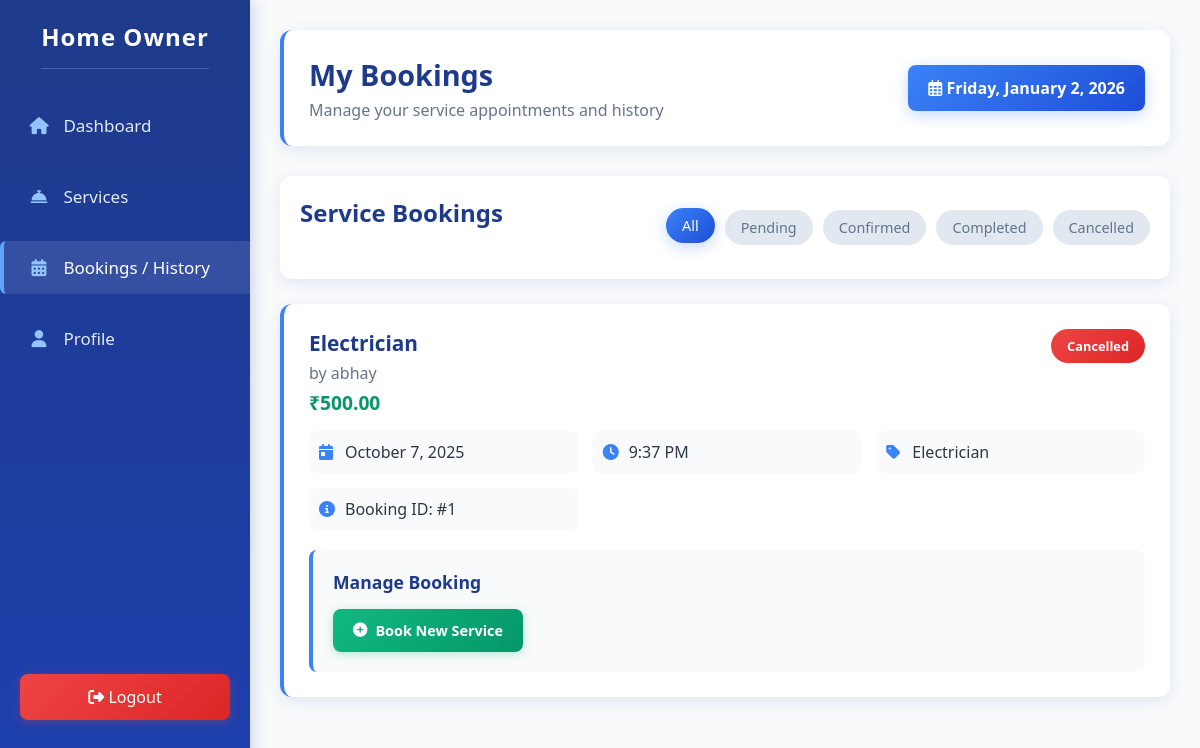
Screenshot of /user/home_owner/bookings.php (signed in) with the database file from the repository.
### tables this page shows
CREATE TABLE `bookings` (
  `id` int(11) NOT NULL,
  `user_id` int(11) NOT NULL,
  `service_provider_id` varchar(50) NOT NULL,
  `date` date NOT NULL,
  `time` time NOT NULL,
  `status` varchar(20) NOT NULL,
  `notes` varchar(500) NOT NULL
);

CREATE TABLE `service_provider` (
  `id` varchar(30) NOT NULL,
  `user_name` varchar(25) DEFAULT NULL,
  `email` varchar(25) DEFAULT NULL,
  `password` varchar(25) DEFAULT NULL,
  `description` varchar(500) DEFAULT NULL,
  `file` varchar(150) DEFAULT NULL,
  `photo` varchar(150) DEFAULT NULL,
  `status` varchar(10) NOT NULL,
  `category` varchar(100) NOT NULL,
  `per` varchar(20) NOT NULL,
  `title` varchar(50) NOT NULL,
  `service_description` varchar(500) NOT NULL,
  `area` varchar(250) NOT NULL,
  `rate` double NOT NULL
);

### user/home_owner/bookings.php (the view, shortened to what this page needs)
<?php
    include '../../include/conn/conn.php';
    $user_id = $_SESSION['user']['id'];
    $status_filter = isset($_GET['status']) ? $_GET['status'] : 'all';
    if ($status_filter === 'all') {
        $bookings_query = "
            SELECT b.*, sp.user_name as provider_name, sp.title as service_title, sp.category, sp.rate, sp.photo
            FROM bookings b
            JOIN service_provider sp ON b.service_provider_id = sp.id
            WHERE b.user_id = $user_id
            ORDER BY b.date DESC, b.time DESC
        ";
    }
    $bookings_result = mysqli_query($conn, $bookings_query);
?>
<!DOCTYPE html>
<html lang="en">
<head>
    <link rel="stylesheet" href="../../include/css/user_dashboard.css">
    <link rel="stylesheet" href="https://cdnjs.cloudflare.com/ajax/libs/font-awesome/6.4.0/css/all.min.css">
</head>
<body>
    <div class="sidebar">
        <h3>Home Owner</h3>
        <div class="sidebar-nav">
            <a href="dashboard.php"><i class="fas fa-home"></i> <span>Dashboard</span></a>
            <a href="services.php"><i class="fas fa-concierge-bell"></i> <span>Services</span></a>
            <a href="#" class="active"><i class="fas fa-calendar-alt"></i> <span>Bookings / History</span></a>
            <a href="profile.php"><i class="fas fa-user"></i> <span>Profile</span></a>
        </div>
        <form action="" method="post">
            <button type="submit" class="logout-btn" name="logout"><i class="fas fa-sign-out-alt"></i> <span>Logout</span></button>
        </form>
    </div>
    <div class="main-content">
        <div class="header">
            <div class="welcome">
                <h1>My Bookings</h1>
                <p>Manage your service appointments and history</p>
            </div>
            <div class="date-display">
                <i class="far fa-calendar-alt"></i> <?php echo date("l, F j, Y"); ?>
            </div>
        </div>
        <div class="bookings-header">
            <h2>Service Bookings</h2>
            <div class="filters">
                <a href="?status=all" class="filter-btn <?php echo $status_filter === 'all' ? 'active' : ''; ?>">All</a>
                <a href="?status=pending" class="filter-btn <?php echo $status_filter === 'pending' ? 'active' : ''; ?>">Pending</a>
                <a href="?status=confirmed" class="filter-btn <?php echo $status_filter === 'confirmed' ? 'active' : ''; ?>">Confirmed</a>
                <a href="?status=completed" class="filter-btn <?php echo $status_filter === 'completed' ? 'active' : ''; ?>">Completed</a>
                <a href="?status=cancelled" class="filter-btn <?php echo $status_filter === 'cancelled' ? 'active' : ''; ?>">Cancelled</a>
            </div>
        </div>
        <div class="bookings-container">
            <?php if(mysqli_num_rows($bookings_result) > 0): ?>
                <?php while($booking = mysqli_fetch_assoc($bookings_result)): ?>
                    <div class="booking-card">
                        <div class="booking-info">
                            <div class="booking-header">
                                <div>
                                    <h3 class="service-title"><?php echo htmlspecialchars($booking['service_title']); ?></h3>
                                    <p class="provider-name">by <?php echo htmlspecialchars($booking['provider_name']); ?></p>
                                    <p class="booking-price">₹<?php echo number_format($booking['rate'], 2); ?></p>
                                </div>
                                <div class="booking-status status-<?php echo htmlspecialchars($booking['status']); ?>">
                                    <?php echo ucfirst($booking['status']); ?>
                                </div>
                            </div>
                            <div class="booking-details">
                                <div class="detail-item">
                                    <i class="fas fa-calendar-day"></i>
                                    <span><?php echo date("F j, Y", strtotime($booking['date'])); ?></span>
                                </div>
                                <div class="detail-item">
                                    <i class="fas fa-clock"></i>
                                    <span><?php echo date("g:i A", strtotime($booking['time'])); ?></span>
                                </div>
                                <div class="detail-item">
                                    <i class="fas fa-tag"></i>
                                    <span><?php echo htmlspecialchars($booking['category']); ?></span>
                                </div>
                                <div class="detail-item">
                                    <i class="fas fa-info-circle"></i>
                                    <span>Booking ID: #<?php echo $booking['id']; ?></span>
                                </div>
                            </div>
                            <div class="action-buttons-container">
                                <h4>Manage Booking</h4>
                                <div class="booking-actions">
                                    <?php if($booking['status'] === 'pending' || $booking['status'] === 'confirmed'  || $booking['status'] === 'rescheduled'): ?>
                                        <form method="post" style="display: inline;">
                                            <input type="hidden" name="booking_id" value="<?php echo $booking['id']; ?>">
                                            <input type="hidden" name="action" value="cancel">
                                            <button type="submit" class="action-btn btn-danger" onclick="return confirm('Are you sure you want to cancel this service? This action cannot be undone.')">
                                                <i class="fas fa-times-circle"></i> Cancel Service
                                            </button>
                                        </form>
                                        <form method="post" style="display: inline;">
                                            <input type="hidden" name="booking_id" value="<?php echo $booking['id']; ?>">
                                            <input type="hidden" name="action" value="complete">
                                            <button type="submit" class="action-btn btn-success" onclick="return confirm('Mark this service as completed? Please ensure the service has been fully delivered.')">
                                                <i class="fas fa-check-circle"></i> Complete Service
                                            </button>
                                        </form>
                                        <button class="action-btn btn-primary" onclick="openRescheduleModal(<?php echo $booking['id']; ?>)">
                                            <i class="fas fa-calendar-alt"></i> Reschedule
                                        </button>
                                    <?php elseif($booking['status'] === 'completed'): ?>
                                        <a href="services.php" class="action-btn btn-secondary" style="text-decoration: none;">
                                            <i class="fas fa-redo"></i> Book Again
                                        </a>
                                    <?php elseif($booking['status'] === 'cancelled'): ?>
                                        <a href="services.php" class="action-btn btn-success" style="text-decoration: none;">
                                            <i class="fas fa-plus-circle"></i> Book New Service
                                        </a>
                                    <?php else: ?>
                                        <span class="action-btn btn-secondary" style="cursor: default;">
                                            <i class="fas fa-info-circle"></i> No actions available
                                        </span>
                                    <?php endif; ?>
                                </div>
                            </div>
                        </div>
                    </div>
                <?php endwhile; ?>
            <?php endif; ?>
        </div>
    </div>
</body>
</html>

### include/css/user_dashboard.css (style rules this page uses)
body { background: #f0f2f5; font-family: Arial, sans-serif; margin: 0; padding: 0; display: flex; }
.sidebar { width: 230px; background: #1a237e; color: #fff; min-height: 100vh; padding: 40px 0 0 0; display: flex; flex-direction: column; align-items: center; position: fixed; left: 0; top: 0; box-shadow: 2px 0 8px rgba(0,0,0,0.07); }
.sidebar h3 { margin-bottom: 40px; font-size: 22px; font-weight: bold; letter-spacing: 1px; }
.sidebar-nav { width: 100%; display: flex; flex-direction: column; gap: 18px; margin-bottom: 40px; }
.sidebar-nav a { color: #fff; text-decoration: none; font-size: 17px; padding: 12px 30px; border-radius: 6px 0 0 6px; transition: background 0.2s; display: block; }
.sidebar-nav a.active, .sidebar-nav a:hover { background: #283593; }
.logout-btn { position: absolute; bottom: 80px; left: 50%; transform: translateX(-50%); padding: 10px 30px; background: #d32f2f; color: #fff; border: none; border-radius: 6px; font-size: 16px; cursor: pointer; transition: background 0.2s; width: 90%; }
h2 { color: #1a237e; margin-bottom: 30px; text-align: center; }
.service-title { font-size: 18px; font-weight: bold; color: #283593; margin-bottom: 6px; }
.status-cancelled { color: #d32f2f; font-weight: bold; }

### rows the page displays
bookings: service_provider.title "Electrician", service_provider.user_name "abhay", service_provider.rate "500.00", status "Cancelled", date "October 7, 2025", time "9:37 PM", service_provider.category "Electrician", id "1", shows "Book New Service"
